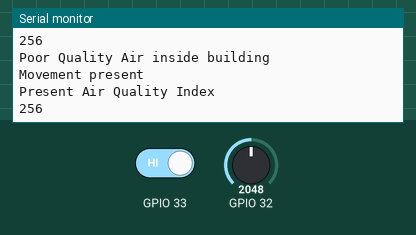
Simulated run of this sketch. Board: ESP32. Shown: the last lines printed to the serial monitor. Inputs (shaded band) come from the test bench; at power-on: GPIO 32 = 2048, GPIO 33 HIGH.

Above: at 1.2 s.
1.3 s: GPIO 32 set to 560
At 1.71 s:
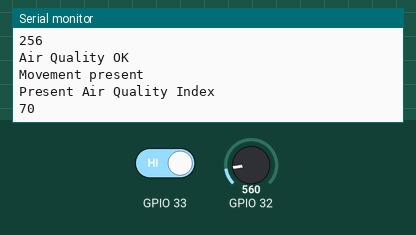
3.3 s: GPIO 33 driven LOW
5.1 s: GPIO 32 set to 491
At 5.32 s:
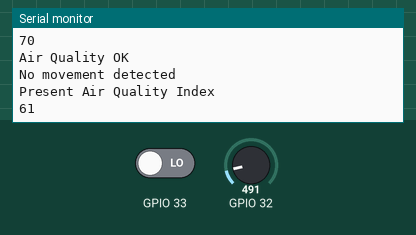
Timing chart, 0 to 8.1 s (numbered marks = the images above; inputs shaded):
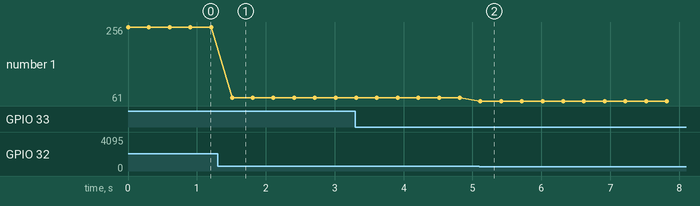

The sketch:

MQ135_PIR.ino
```cpp
//MQ135

void setup() {
  // initialize serial communication at 9600 bits per second:
  Serial.begin(115200);
  pinMode(33, INPUT);
}

// the loop routine runs over and over again forever:
void loop() {
  // read the input on analog pin 0:
  int sensorValue = analogRead(32);
  int PIRValue=digitalRead(33);
  // print out the value you read:
  if(sensorValue>600){
    Serial.println("Poor Quality Air inside building");
  }
  else{
    Serial.println("Air Quality OK");
  }

  if(PIRValue==0){
    Serial.println("No movement detected");

  }
  else{
    Serial.println("Movement present");
  }
  Serial.println("Present Air Quality Index");
  Serial.println(sensorValue/8);
  delay(300);        // delay in between reads for stability
}
```

Measured:
- after the input at 1.3 s, the serial monitor: prints a new line after 0.21 s (image 1)
- after the input at 5.1 s, the serial monitor: prints a new line at once (image 2)
- plotted number 1: 256 → 70 after the input at 1.3 s, 70 → 61 after the input at 5.1 s
